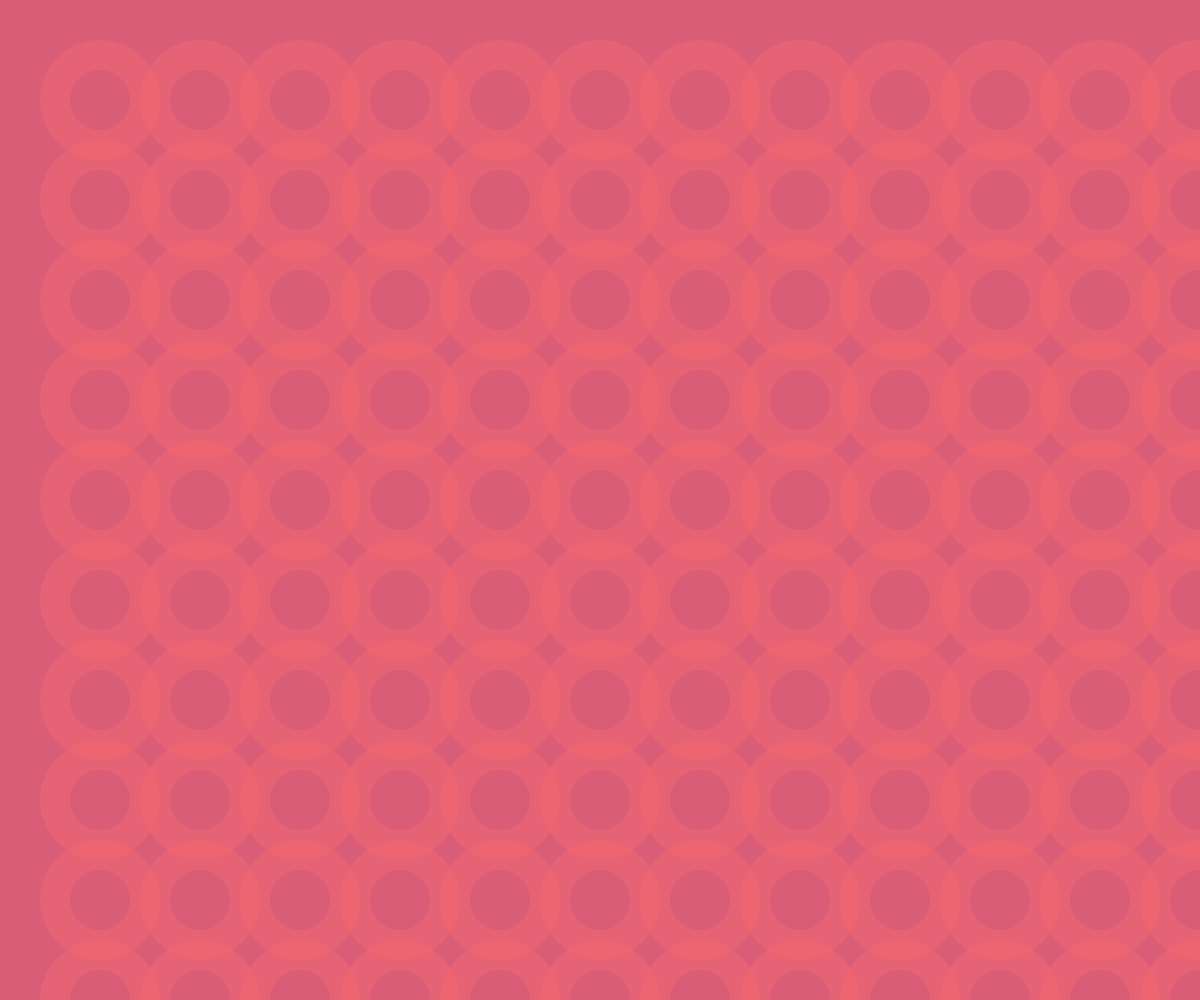
Frame 1 (no input)
Frame 60 (no input): identical to frame 1, image omitted
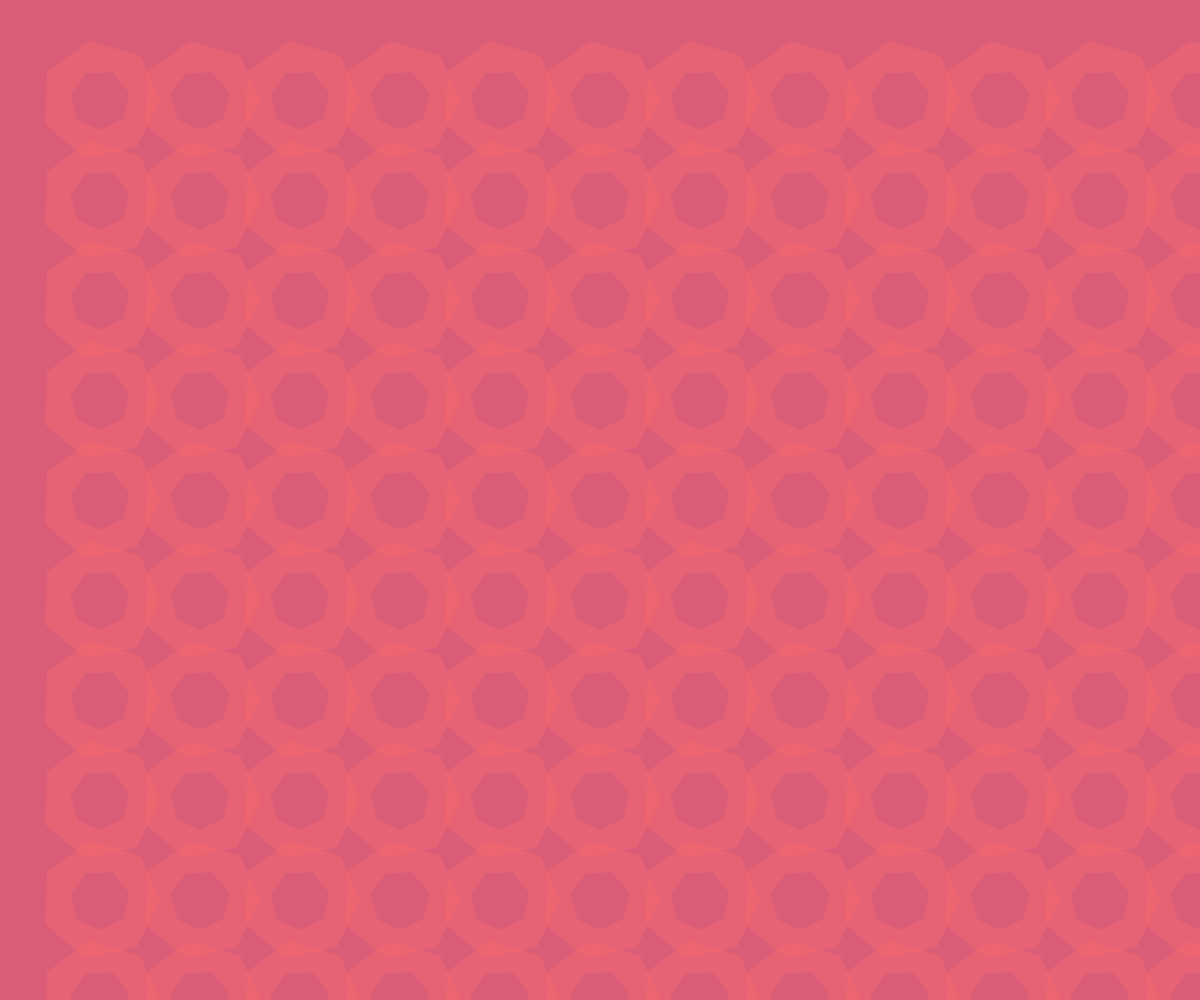
Frame 120 (the mouse pressed at the canvas centre since frame 60)

The p5.js sketch that drew these frames (run headless with seeded random() and noise() and a simulated clock; from frame 60 on, the mouse is pressed at the canvas centre):

// p5.js sketch
// ── sketch.js
function setup() {
    createCanvas(window.innerWidth, window.innerHeight);
    angleMode(DEGREES);
}

function draw() { 
    background(218,93,120);
    //line following mouse
    

    
    for (i = 0; i < width - 80; i+=100) {
        for (j = 0; j < height - 80; j+=100) {
//    line(mouseX/50 - 10 + i, mouseY/50 - 10 + j, mouseX/100 + 10 +i, mouseY/60 + 10 + j);
     //       line = map(mouseX, 0 width, i)
    //custome shape
            
    beginShape();
    fill(255,109,109,80);
    noStroke();

    let verticesTwo = map(mouseY, 0, height, 4, 100);

    for(let b = 0; b < 360; b += verticesTwo) {
        let x2 = 60 * cos(b) + 180;
        let y2 = 60 * sin(b) + 180;
        vertex (x2 + i - 80, y2 + j - 80);
    }
    endShape(CLOSE);
            
              beginShape();
    fill(218,93,120);
    noStroke();

    let vertices = map(mouseX, 0, width, 4, 100);

    for(let a = 0; a < 360; a += vertices) {
        let x = 30 * sin(a) + 180;
        let y = 30 * cos(a) + 180;
        vertex (x + i - 80, y + j - 80);
    }
    endShape(CLOSE);
        }
    }
}
